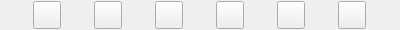
<?xml version="1.0" encoding="UTF-8"?>
<ui version="4.0">
 <class>FileActionBarWidgetUi</class>
 <widget class="QFrame" name="FileActionBarWidgetUi">
  <property name="geometry">
   <rect>
    <x>0</x>
    <y>0</y>
    <width>400</width>
    <height>30</height>
   </rect>
  </property>
  <property name="sizePolicy">
   <sizepolicy hsizetype="Expanding" vsizetype="Preferred">
    <horstretch>0</horstretch>
    <verstretch>0</verstretch>
   </sizepolicy>
  </property>
  <property name="minimumSize">
   <size>
    <width>0</width>
    <height>0</height>
   </size>
  </property>
  <property name="windowTitle">
   <string>Form</string>
  </property>
  <property name="styleSheet">
   <string notr="true"/>
  </property>
  <layout class="QHBoxLayout" name="horizontalLayout">
   <property name="spacing">
    <number>2</number>
   </property>
   <property name="leftMargin">
    <number>2</number>
   </property>
   <property name="topMargin">
    <number>1</number>
   </property>
   <property name="rightMargin">
    <number>2</number>
   </property>
   <property name="bottomMargin">
    <number>1</number>
   </property>
   <item>
    <widget class="VxPushButton" name="m_PlayFileButton">
     <property name="minimumSize">
      <size>
       <width>28</width>
       <height>28</height>
      </size>
     </property>
     <property name="maximumSize">
      <size>
       <width>28</width>
       <height>28</height>
      </size>
     </property>
     <property name="text">
      <string notr="true"/>
     </property>
     <property name="iconSize">
      <size>
       <width>28</width>
       <height>28</height>
      </size>
     </property>
    </widget>
   </item>
   <item>
    <widget class="VxPushButton" name="m_PlayExternallyButton">
     <property name="minimumSize">
      <size>
       <width>28</width>
       <height>28</height>
      </size>
     </property>
     <property name="maximumSize">
      <size>
       <width>28</width>
       <height>28</height>
      </size>
     </property>
     <property name="text">
      <string notr="true"/>
     </property>
     <property name="iconSize">
      <size>
       <width>28</width>
       <height>28</height>
      </size>
     </property>
    </widget>
   </item>
   <item>
    <widget class="VxPushButton" name="m_FileInLibraryButton">
     <property name="minimumSize">
      <size>
       <width>28</width>
       <height>28</height>
      </size>
     </property>
     <property name="maximumSize">
      <size>
       <width>28</width>
       <height>28</height>
      </size>
     </property>
     <property name="text">
      <string notr="true"/>
     </property>
     <property name="iconSize">
      <size>
       <width>28</width>
       <height>28</height>
      </size>
     </property>
    </widget>
   </item>
   <item>
    <widget class="VxPushButton" name="m_FileShareButton">
     <property name="minimumSize">
      <size>
       <width>28</width>
       <height>28</height>
      </size>
     </property>
     <property name="maximumSize">
      <size>
       <width>28</width>
       <height>28</height>
      </size>
     </property>
     <property name="text">
      <string notr="true"/>
     </property>
     <property name="iconSize">
      <size>
       <width>28</width>
       <height>28</height>
      </size>
     </property>
    </widget>
   </item>
   <item>
    <widget class="VxPushButton" name="m_AboutFileButton">
     <property name="minimumSize">
      <size>
       <width>28</width>
       <height>28</height>
      </size>
     </property>
     <property name="maximumSize">
      <size>
       <width>28</width>
       <height>28</height>
      </size>
     </property>
     <property name="text">
      <string notr="true"/>
     </property>
     <property name="iconSize">
      <size>
       <width>28</width>
       <height>28</height>
      </size>
     </property>
    </widget>
   </item>
   <item>
    <widget class="VxPushButton" name="m_ShredFileButton">
     <property name="minimumSize">
      <size>
       <width>28</width>
       <height>28</height>
      </size>
     </property>
     <property name="maximumSize">
      <size>
       <width>28</width>
       <height>28</height>
      </size>
     </property>
     <property name="text">
      <string notr="true"/>
     </property>
     <property name="iconSize">
      <size>
       <width>28</width>
       <height>28</height>
      </size>
     </property>
    </widget>
   </item>
  </layout>
 </widget>
 <customwidgets>
  <customwidget>
   <class>VxPushButton</class>
   <extends>QPushButton</extends>
   <header>VxPushButton.h</header>
  </customwidget>
 </customwidgets>
 <resources/>
 <connections/>
</ui>
